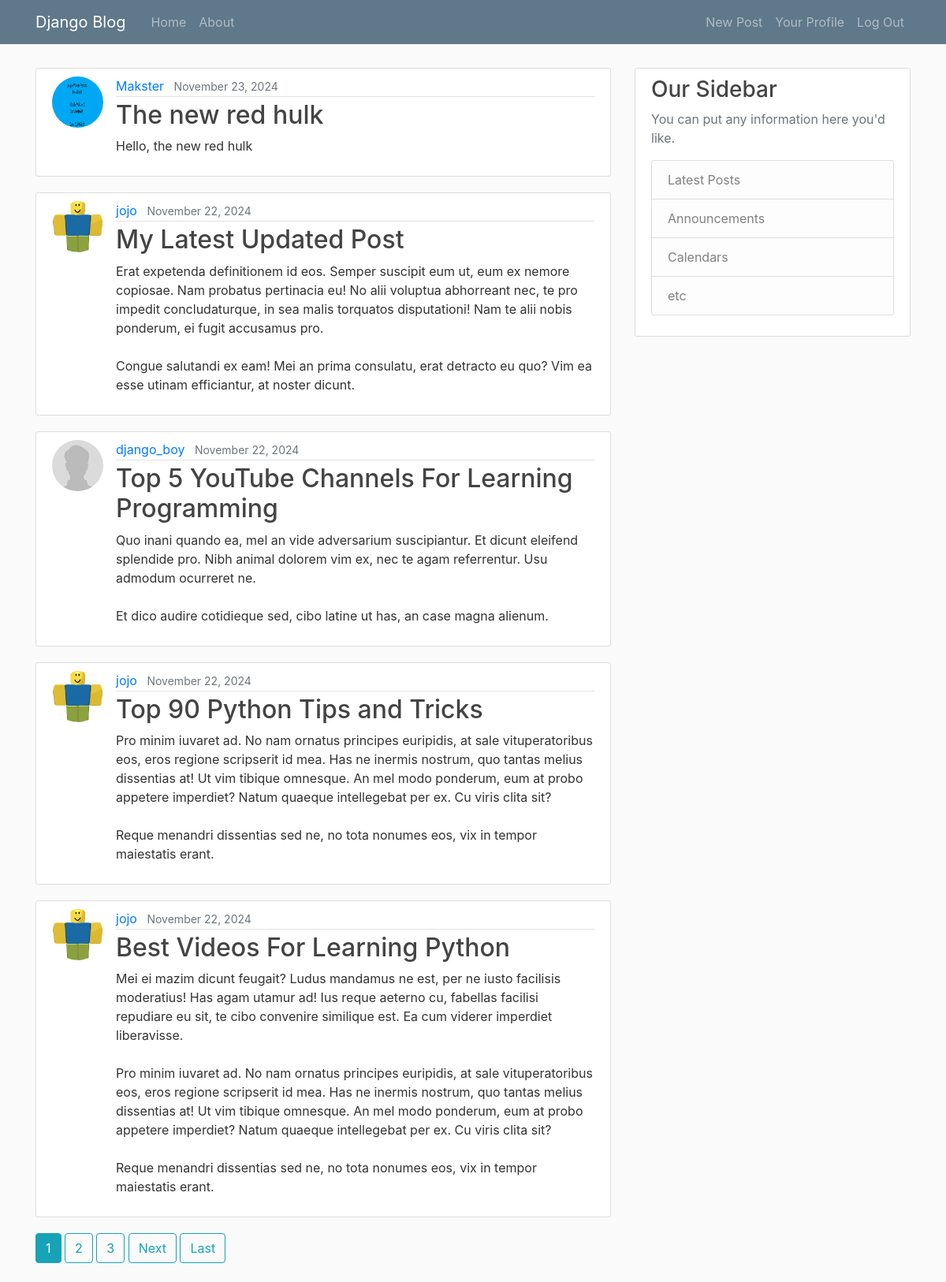
The app's page / (signed in) with its own data.
### blog/models.py (models this page shows, shortened)
class Post(models.Model):
    title = models.CharField(max_length=100)
    content = models.TextField()
    date_posted = models.DateTimeField(default=timezone.now)
    author = models.ForeignKey(User, on_delete=models.CASCADE)

### users/models.py (models this page shows, shortened)
class Profile(models.Model):
    user = models.OneToOneField(User, on_delete=models.CASCADE)
    image = models.ImageField(default='default.jpg', upload_to='profile_pics')

### blog/views.py (the view)
# urls.py: path('', views.PostListView.as_view(), name='blog-home'),
class PostListView(ListView):
    model = Post
    template_name = 'blog/home.html' # <app>/<model>_<viewtype>.html
    context_object_name = 'posts'
    ordering = ['-date_posted']
    paginate_by = 5

### blog/templates/blog/home.html (shortened to what this page needs)
{% extends 'blog/base.html' %}
{% block content %}
    {% for post in posts %}
        <article class="media content-section">
            <img class="rounded-circle article-img" src="{{ post.author.profile.image.url }}" alt="profile picture">
            <div class="media-body">
                <div class="article-metadata">
                <a class="mr-2" href="{% url 'user-posts' post.author.username %}">{{ post.author }}</a>
                <small class="text-muted">{{ post.date_posted|date:"F d, Y" }}</small>
                </div>
                <h2><a class="article-title" href="{% url 'post-detail' post.id %}">{{ post.title }}</a></h2>
                <p class="article-content">{{ post.content }}</p>
            </div>
        </article>
    {% endfor %}
    {% if is_paginated %}
      {% for num in page_obj.paginator.page_range %}
        {% if page_obj.number == num %}
          <a class="btn btn-info mb-4" href="?page={{ num }}">{{ num }}</a>
        {% elif num > page_obj.number|add:'-3' and num < page_obj.number|add:'3' %}
          <a class="btn btn-outline-info mb-4" href="?page={{ num }}">{{ num }}</a>
        {% endif %}
      {% endfor %}
      {% if page_obj.has_next %}
        <a class="btn btn-outline-info mb-4" href="?page={{ page_obj.next_page_number }}">Next</a>
        <a class="btn btn-outline-info mb-4" href="?page={{ page_obj.paginator.num_pages }}">Last</a>
      {% endif %}
    {% endif %}
{% endblock content %}

### blog/static/blog/main.css (style rules this page uses)
body { background-color: #fafafa !important; color: #333333 !important; }
h1, h2, h3, h4, h5, h6 { color: #444444; }
.content-section { background: #ffffff; padding: 10px 20px; border: 1px solid #dddddd; border-radius: 3px; margin-bottom: 20px; }
.article-title { color: #444444; }
.article-content { white-space: pre-line; }
.article-img { height: 65px; width: 65px; margin-right: 16px; }
.article-metadata { padding-bottom: 1px; margin-bottom: 4px; border-bottom: 1px solid #e3e3e3 }

### records on screen
Post: author.profile.image (picture), author "Makster", date_posted "November 23, 2024", title "The new red hulk", content "Hello, the new red hulk"
Post: author.profile.image (picture), author "jojo", date_posted "November 22, 2024", title "My Latest Updated Post", content "Erat expetenda definitionem id eos. Semper suscipit eum ut, eum ex nemore copiosae. Nam probatus pertinacia eu! No alii voluptua abhorreant nec, te pro impedit concludaturque, in sea malis torquatos disputationi! Nam te alii nobis ponderum, ei fugit accusamus pro. Congue salutandi ex eam! Mei an prima consulatu, erat detracto eu quo? Vim ea esse utinam efficiantur, at noster dicunt."
Post: author.profile.image (placeholder picture), author "django_boy", date_posted "November 22, 2024", title "Top 5 YouTube Channels For Learning Programming", content "Quo inani quando ea, mel an vide adversarium suscipiantur. Et dicunt eleifend splendide pro. Nibh animal dolorem vim ex, nec te agam referrentur. Usu admodum ocurreret ne. Et dico audire cotidieque sed, cibo latine ut has, an case magna alienum."
Post: author.profile.image (picture), author "jojo", date_posted "November 22, 2024", title "Top 90 Python Tips and Tricks", content "Pro minim iuvaret ad. No nam ornatus principes euripidis, at sale vituperatoribus eos, eros regione scripserit id mea. Has ne inermis nostrum, quo tantas melius dissentias at! Ut vim tibique omnesque. An mel modo ponderum, eum at probo appetere imperdiet? Natum quaeque intellegebat per ex. Cu viris clita sit? Reque menandri dissentias sed ne, no tota nonumes eos, vix in tempor maiestatis erant."
Post: author.profile.image (picture), author "jojo", date_posted "November 22, 2024", title "Best Videos For Learning Python", content "Mei ei mazim dicunt feugait? Ludus mandamus ne est, per ne iusto facilisis moderatius! Has agam utamur ad! Ius reque aeterno cu, fabellas facilisi repudiare eu sit, te cibo convenire similique est. Ea cum viderer imperdiet liberavisse. Pro minim iuvaret ad. No nam ornatus principes euripidis, at sale vituperatoribus eos, eros regione scripserit id mea. Has ne inermis nostrum, quo tantas melius dissentias at! Ut vim tibique omnesque. An mel modo ponderum, eum at probo appetere imperdiet? Natum quaeque intellegebat per ex. Cu viris clita sit? Reque menandri dissentias sed ne, no tota nonumes eos, vix in tempor maiestatis erant."

### other values on screen
{{ num }} "1"
{{ num }} "2" "3"
